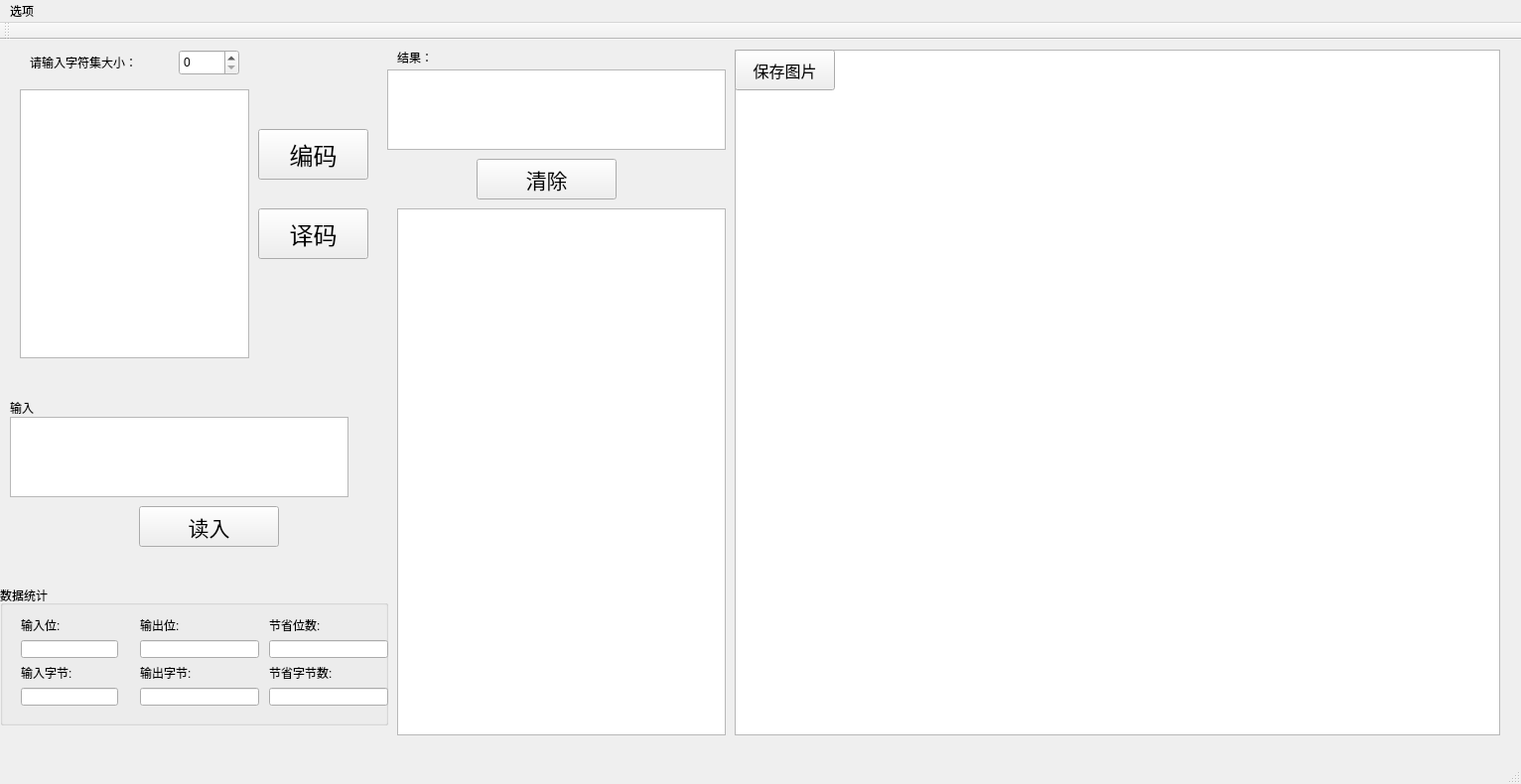
<?xml version="1.0" encoding="UTF-8"?>
<ui version="4.0">
 <class>MainWindow</class>
 <widget class="QMainWindow" name="MainWindow">
  <property name="geometry">
   <rect>
    <x>0</x>
    <y>0</y>
    <width>1532</width>
    <height>790</height>
   </rect>
  </property>
  <property name="windowTitle">
   <string>MainWindow</string>
  </property>
  <widget class="QWidget" name="centralWidget">
   <widget class="QTableWidget" name="tableWidget">
    <property name="geometry">
     <rect>
      <x>400</x>
      <y>170</y>
      <width>331</width>
      <height>531</height>
     </rect>
    </property>
   </widget>
   <widget class="QGraphicsView" name="graphicsView">
    <property name="geometry">
     <rect>
      <x>740</x>
      <y>10</y>
      <width>771</width>
      <height>691</height>
     </rect>
    </property>
   </widget>
   <widget class="QLabel" name="label">
    <property name="geometry">
     <rect>
      <x>10</x>
      <y>360</y>
      <width>81</width>
      <height>21</height>
     </rect>
    </property>
    <property name="text">
     <string>输入</string>
    </property>
   </widget>
   <widget class="QLabel" name="label_2">
    <property name="geometry">
     <rect>
      <x>400</x>
      <y>10</y>
      <width>91</width>
      <height>16</height>
     </rect>
    </property>
    <property name="text">
     <string>结果：</string>
    </property>
   </widget>
   <widget class="QGroupBox" name="groupBox">
    <property name="geometry">
     <rect>
      <x>0</x>
      <y>550</y>
      <width>391</width>
      <height>141</height>
     </rect>
    </property>
    <property name="title">
     <string>数据统计</string>
    </property>
    <widget class="QWidget" name="verticalLayoutWidget">
     <property name="geometry">
      <rect>
       <x>10</x>
       <y>20</y>
       <width>120</width>
       <height>113</height>
      </rect>
     </property>
     <layout class="QVBoxLayout" name="verticalLayout">
      <item>
       <widget class="QLabel" name="label_3">
        <property name="text">
         <string>输入位:</string>
        </property>
       </widget>
      </item>
      <item>
       <widget class="QLineEdit" name="lineEdit_InputBits"/>
      </item>
      <item>
       <widget class="QLabel" name="label_4">
        <property name="text">
         <string>输入字节:</string>
        </property>
       </widget>
      </item>
      <item>
       <widget class="QLineEdit" name="lineEdit_InputBytes"/>
      </item>
     </layout>
    </widget>
    <widget class="QWidget" name="verticalLayoutWidget_2">
     <property name="geometry">
      <rect>
       <x>130</x>
       <y>20</y>
       <width>257</width>
       <height>113</height>
      </rect>
     </property>
     <layout class="QVBoxLayout" name="verticalLayout_2">
      <item>
       <widget class="QLabel" name="label_6">
        <property name="text">
         <string>输出位:</string>
        </property>
       </widget>
      </item>
      <item>
       <widget class="QLineEdit" name="lineEdit_OutputBits">
        <property name="minimumSize">
         <size>
          <width>120</width>
          <height>0</height>
         </size>
        </property>
        <property name="maximumSize">
         <size>
          <width>120</width>
          <height>16777215</height>
         </size>
        </property>
        <property name="readOnly">
         <bool>true</bool>
        </property>
       </widget>
      </item>
      <item>
       <widget class="QLabel" name="label_7">
        <property name="text">
         <string>输出字节:</string>
        </property>
       </widget>
      </item>
      <item>
       <widget class="QLineEdit" name="lineEdit_OutpputBytes">
        <property name="minimumSize">
         <size>
          <width>120</width>
          <height>0</height>
         </size>
        </property>
        <property name="maximumSize">
         <size>
          <width>120</width>
          <height>16777215</height>
         </size>
        </property>
        <property name="readOnly">
         <bool>true</bool>
        </property>
       </widget>
      </item>
     </layout>
    </widget>
    <widget class="QWidget" name="verticalLayoutWidget_3">
     <property name="geometry">
      <rect>
       <x>260</x>
       <y>20</y>
       <width>138</width>
       <height>113</height>
      </rect>
     </property>
     <layout class="QVBoxLayout" name="verticalLayout_3">
      <item>
       <widget class="QLabel" name="label_9">
        <property name="text">
         <string>节省位数:</string>
        </property>
       </widget>
      </item>
      <item>
       <widget class="QLineEdit" name="lineEdit_CompreseBits">
        <property name="minimumSize">
         <size>
          <width>120</width>
          <height>0</height>
         </size>
        </property>
        <property name="maximumSize">
         <size>
          <width>120</width>
          <height>16777215</height>
         </size>
        </property>
        <property name="readOnly">
         <bool>true</bool>
        </property>
       </widget>
      </item>
      <item>
       <widget class="QLabel" name="label_10">
        <property name="text">
         <string>节省字节数:</string>
        </property>
       </widget>
      </item>
      <item>
       <widget class="QLineEdit" name="lineEdit_CompreseBytes">
        <property name="minimumSize">
         <size>
          <width>120</width>
          <height>0</height>
         </size>
        </property>
        <property name="maximumSize">
         <size>
          <width>120</width>
          <height>16777215</height>
         </size>
        </property>
        <property name="readOnly">
         <bool>true</bool>
        </property>
       </widget>
      </item>
     </layout>
    </widget>
   </widget>
   <widget class="QPushButton" name="pushButton_Code">
    <property name="geometry">
     <rect>
      <x>140</x>
      <y>470</y>
      <width>141</width>
      <height>41</height>
     </rect>
    </property>
    <property name="font">
     <font>
      <pointsize>16</pointsize>
     </font>
    </property>
    <property name="text">
     <string>读入</string>
    </property>
   </widget>
   <widget class="QPushButton" name="pushButton_Clear">
    <property name="geometry">
     <rect>
      <x>480</x>
      <y>120</y>
      <width>141</width>
      <height>41</height>
     </rect>
    </property>
    <property name="font">
     <font>
      <pointsize>16</pointsize>
     </font>
    </property>
    <property name="text">
     <string>清除</string>
    </property>
   </widget>
   <widget class="QTextEdit" name="textEdit_InputData">
    <property name="geometry">
     <rect>
      <x>10</x>
      <y>380</y>
      <width>341</width>
      <height>81</height>
     </rect>
    </property>
   </widget>
   <widget class="QTextEdit" name="textEdit_OutputData">
    <property name="geometry">
     <rect>
      <x>390</x>
      <y>30</y>
      <width>341</width>
      <height>81</height>
     </rect>
    </property>
    <property name="readOnly">
     <bool>true</bool>
    </property>
   </widget>
   <widget class="QPushButton" name="pushButton_SaveImage">
    <property name="geometry">
     <rect>
      <x>740</x>
      <y>10</y>
      <width>101</width>
      <height>41</height>
     </rect>
    </property>
    <property name="font">
     <font>
      <pointsize>12</pointsize>
     </font>
    </property>
    <property name="text">
     <string>保存图片</string>
    </property>
   </widget>
   <widget class="QSpinBox" name="spinBox">
    <property name="geometry">
     <rect>
      <x>180</x>
      <y>10</y>
      <width>61</width>
      <height>26</height>
     </rect>
    </property>
   </widget>
   <widget class="QTableWidget" name="tableWidget_Input">
    <property name="geometry">
     <rect>
      <x>20</x>
      <y>50</y>
      <width>231</width>
      <height>271</height>
     </rect>
    </property>
   </widget>
   <widget class="QLabel" name="label_5">
    <property name="geometry">
     <rect>
      <x>30</x>
      <y>10</y>
      <width>171</width>
      <height>25</height>
     </rect>
    </property>
    <property name="text">
     <string>请输入字符集大小：</string>
    </property>
   </widget>
   <widget class="QPushButton" name="Button_encode">
    <property name="geometry">
     <rect>
      <x>260</x>
      <y>90</y>
      <width>111</width>
      <height>51</height>
     </rect>
    </property>
    <property name="font">
     <font>
      <pointsize>18</pointsize>
     </font>
    </property>
    <property name="text">
     <string>编码</string>
    </property>
   </widget>
   <widget class="QPushButton" name="Button_decode">
    <property name="geometry">
     <rect>
      <x>260</x>
      <y>170</y>
      <width>111</width>
      <height>51</height>
     </rect>
    </property>
    <property name="font">
     <font>
      <pointsize>18</pointsize>
     </font>
    </property>
    <property name="text">
     <string>译码</string>
    </property>
   </widget>
  </widget>
  <widget class="QMenuBar" name="menuBar">
   <property name="geometry">
    <rect>
     <x>0</x>
     <y>0</y>
     <width>1532</width>
     <height>26</height>
    </rect>
   </property>
   <widget class="QMenu" name="menu">
    <property name="title">
     <string>选项</string>
    </property>
    <addaction name="action"/>
    <addaction name="action_SaveImage"/>
    <addaction name="action_exit"/>
   </widget>
   <addaction name="menu"/>
  </widget>
  <widget class="QToolBar" name="mainToolBar">
   <attribute name="toolBarArea">
    <enum>TopToolBarArea</enum>
   </attribute>
   <attribute name="toolBarBreak">
    <bool>false</bool>
   </attribute>
  </widget>
  <widget class="QStatusBar" name="statusBar"/>
  <action name="action">
   <property name="text">
    <string>说明</string>
   </property>
  </action>
  <action name="action_SaveImage">
   <property name="text">
    <string>保存图片</string>
   </property>
  </action>
  <action name="action_exit">
   <property name="text">
    <string>退出</string>
   </property>
  </action>
 </widget>
 <layoutdefault spacing="6" margin="11"/>
 <resources/>
 <connections/>
</ui>
